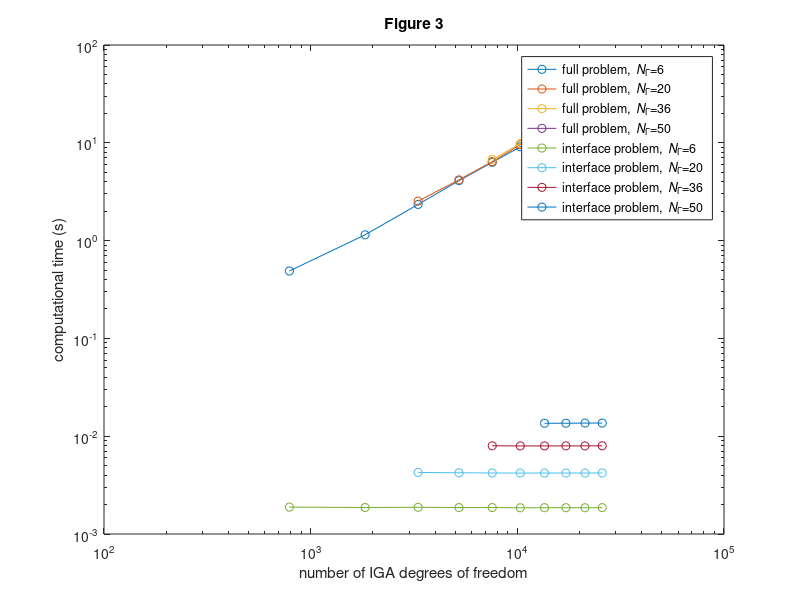
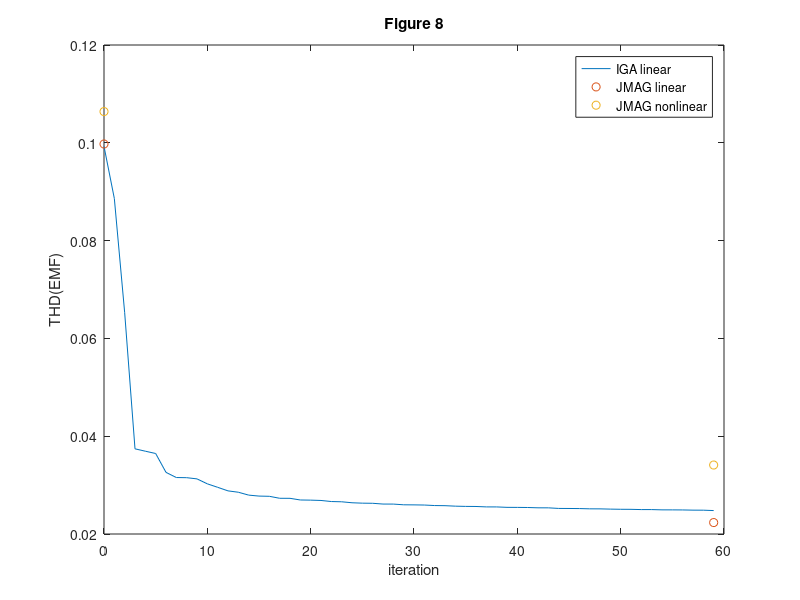
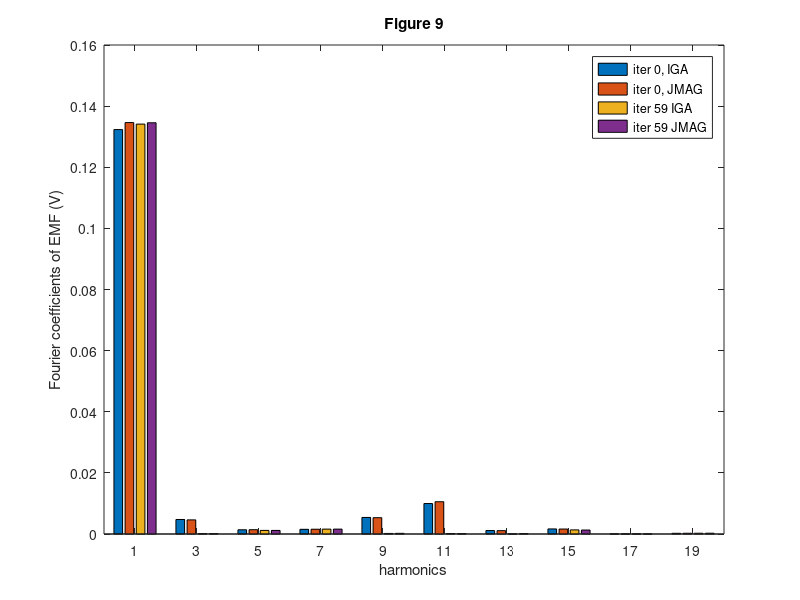
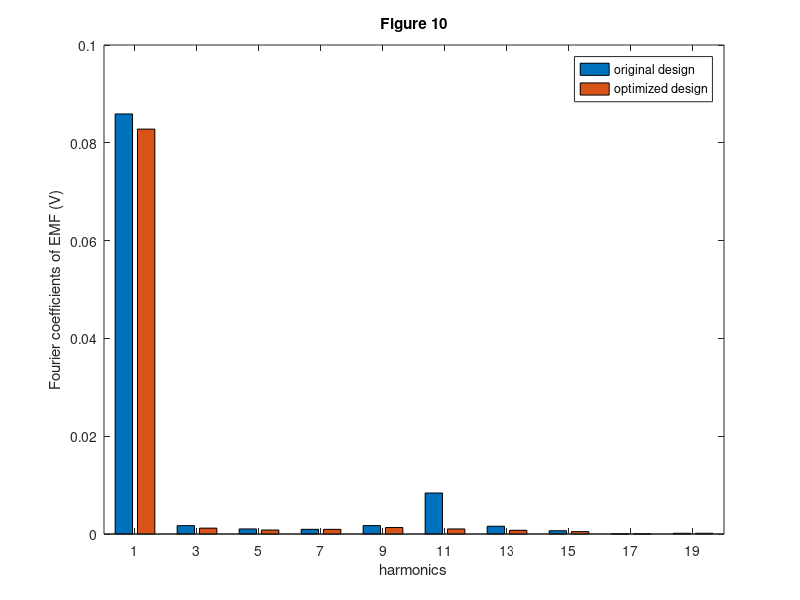

Here is the MATLAB script that generated these plots, in order:
% Figure 3
data = csvread('data/figure03.csv');
figure;
loglog(data(:,1),data(:,2),'-o',data(3:10,1),data(3:10,3),'-o',data(5:10,1),data(5:10,4),'-o',data(7:10,1),data(7:10,5),'-o',data(:,1),data(:,6),'-o',data(3:10,1),data(3:10,7),'-o',data(5:10,1),data(5:10,8),'-o',data(7:10,1),data(7:10,9),'-o');
legend('full problem, {\it N}_\Gamma=6','full problem, {\it N}_\Gamma=20','full problem, {\it N}_\Gamma=36','full problem, {\it N}_\Gamma=50','interface problem, {\it N}_\Gamma=6','interface problem, {\it N}_\Gamma=20','interface problem, {\it N}_\Gamma=36','interface problem, {\it N}_\Gamma=50');
title('Figure 3');
xlabel ('number of IGA degrees of freedom');
ylabel ('computational time (s)');

% Figure 8
data = csvread('data/figure08.csv');
figure;
plot(data(:,1),data(:,2),data(1:2,3),data(1:2,4),'o',data(1:2,5),data(1:2,6),'o');
legend('IGA linear', 'JMAG linear', 'JMAG nonlinear');
title('Figure 8');
xlabel ('iteration');
ylabel ('THD(EMF)');

% Figure 9
data = csvread('data/figure09.csv');
figure;
bar(data(:,1),[data(:,2),data(:,3),data(:,4),data(:,5)]);
legend('iter 0, IGA', 'iter 0, JMAG', 'iter 59 IGA', 'iter 59 JMAG');
title('Figure 9');
xlabel ('harmonics');
ylabel ('Fourier coefficients of EMF (V)');


% Figure 10
data = csvread('data/figure10.csv');
figure;
bar(data(:,1),[data(:,2),data(:,3)]);
legend('original design', 'optimized design');
title('Figure 10');
xlabel ('harmonics');
ylabel ('Fourier coefficients of EMF (V)');
